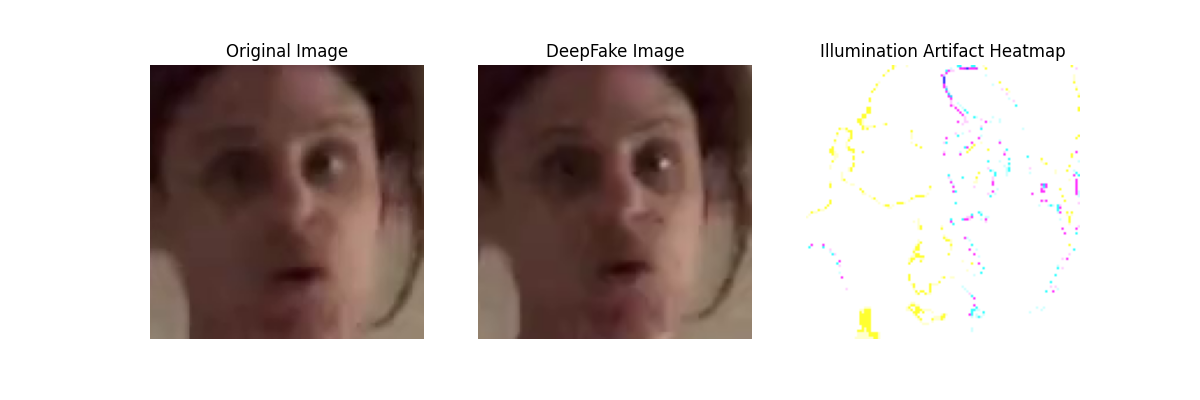

Write Python code to recreate this figure.
import cv2
import numpy as np
from matplotlib import pyplot as plt
from ImageFeatures import extract_texture_features, extract_statistical_features
from VideoProcessing import get_frame_from_video

def calculate_mean_brightness(image):
    # Convert the image to grayscale
    if isinstance(image,str):
        image = cv2.imread(image)
    gray = cv2.cvtColor(image, cv2.COLOR_BGR2GRAY)
    # Calculate the mean brightness
    mean_brightness = np.mean(gray)

    return mean_brightness

def detect_illumination_artifacts(image_path1, image_path2, display=True):
    # Read the images

    if isinstance(image_path1,str):
        image1 = cv2.imread(image_path1)
        image2 = cv2.imread(image_path2)
    else:
        image1 = image_path1
        image2 = image_path2

    # Resize images to a common size
    common_size = (min(image1.shape[1], image2.shape[1]), min(image1.shape[0], image2.shape[0]))
    image1_resized = cv2.resize(image1, common_size, interpolation=cv2.INTER_AREA)
    image2_resized = cv2.resize(image2, common_size, interpolation=cv2.INTER_AREA)

    # Calculate mean brightness for each image
    mean_brightness1 = calculate_mean_brightness(image1_resized)
    mean_brightness2 = calculate_mean_brightness(image2_resized)

    # Display the images and mean brightness values
    if display:
        plt.figure(figsize=(10, 5))

        plt.subplot(1, 2, 1)
        plt.imshow(cv2.cvtColor(image1_resized, cv2.COLOR_BGR2RGB))
        plt.title(f'Mean Brightness: {mean_brightness1:.2f}')
        plt.axis('off')

        plt.subplot(1, 2, 2)
        plt.imshow(cv2.cvtColor(image2_resized, cv2.COLOR_BGR2RGB))
        plt.title(f'Mean Brightness: {mean_brightness2:.2f}')
        plt.axis('off')

        plt.show(block=True)

    # Return the absolute Artifact in mean brightness
    return np.abs(mean_brightness1 - mean_brightness2)

def create_illumination_heatmap(image1, image2):

    if isinstance(image1,str):
        image1 = cv2.imread(image1)
        image2 = cv2.imread(image2)
    else:
        image1 = image1
        image2 = image2

    # Calculate mean brightness for each image
    mean_brightness1 = calculate_mean_brightness(image1)
    mean_brightness2 = calculate_mean_brightness(image2)

    # Compute the absolute Artifact in mean brightness
    illumination_Artifact =  np.abs(image2 - mean_brightness2)

    # Create a heatmap based on the illumination Artifact
    heatmap = np.zeros_like(image1)
    heatmap = illumination_Artifact  # Red channel for visualization

    return heatmap

def visualize_illumination_Artifacts(image_path1, image_path2):
    # Read the images
    image1 = cv2.imread(image_path1)
    image2 = cv2.imread(image_path2)

    # Resize images to a common size
    common_size = (min(image1.shape[1], image2.shape[1]), min(image1.shape[0], image2.shape[0]))
    image1_resized = cv2.resize(image1, common_size, interpolation=cv2.INTER_AREA)
    image2_resized = cv2.resize(image2, common_size, interpolation=cv2.INTER_AREA)

    # Create the illumination heatmap
    heatmap = create_illumination_heatmap(image1_resized, image2_resized)

    # Display the images and the illumination heatmap
    plt.figure(figsize=(12, 4))

    plt.subplot(1, 3, 1)
    plt.imshow(cv2.cvtColor(image1_resized, cv2.COLOR_BGR2RGB))
    plt.title('Original Image')
    plt.axis('off')

    plt.subplot(1, 3, 2)
    plt.imshow(cv2.cvtColor(image2_resized, cv2.COLOR_BGR2RGB))
    plt.title('DeepFake Image')
    plt.axis('off')

    plt.subplot(1, 3, 3)
    plt.imshow(heatmap)
    plt.title('Illumination Artifact Heatmap')
    plt.axis('off')

    plt.show(block=True)


if __name__ == '__main__':
    
    image_path1 = 'fake_cropped_face.png'
    image_path2 = 'orig_cropped_face.png'

    # Detect illumination Artifacts and optionally display the result
    mean_brightness = detect_illumination_artifacts(image_path1, image_path2, display=True)

    # Visualize illumination Artifacts
    visualize_illumination_Artifacts(image_path1, image_path2)

    dataset_path = 'E:/Projects/datasets/dfdc_train_part_0/'
    OriginalVideo = "wfzjxzhdkj.mp4"
    FakeVideo = "slhinthqcq.mp4"

    # Visualize block-wise compression artifacts
    original_image = get_frame_from_video(dataset_path + OriginalVideo)

    fake_image = get_frame_from_video(dataset_path + FakeVideo)

    # Detect illumination Artifacts and optionally display the result
    illumination_artifacts = detect_illumination_artifacts(original_image, fake_image, display=True)
    
    heatmap = create_illumination_heatmap(original_image, fake_image)

    if heatmap.ndim == 3:
        heatmap = heatmap[:,:,1]   
    

    texture_Features =  extract_texture_features(heatmap, prefix='illumination_')

    statistical_features = extract_statistical_features(heatmap, prefix='illumination_')
    
    pass
